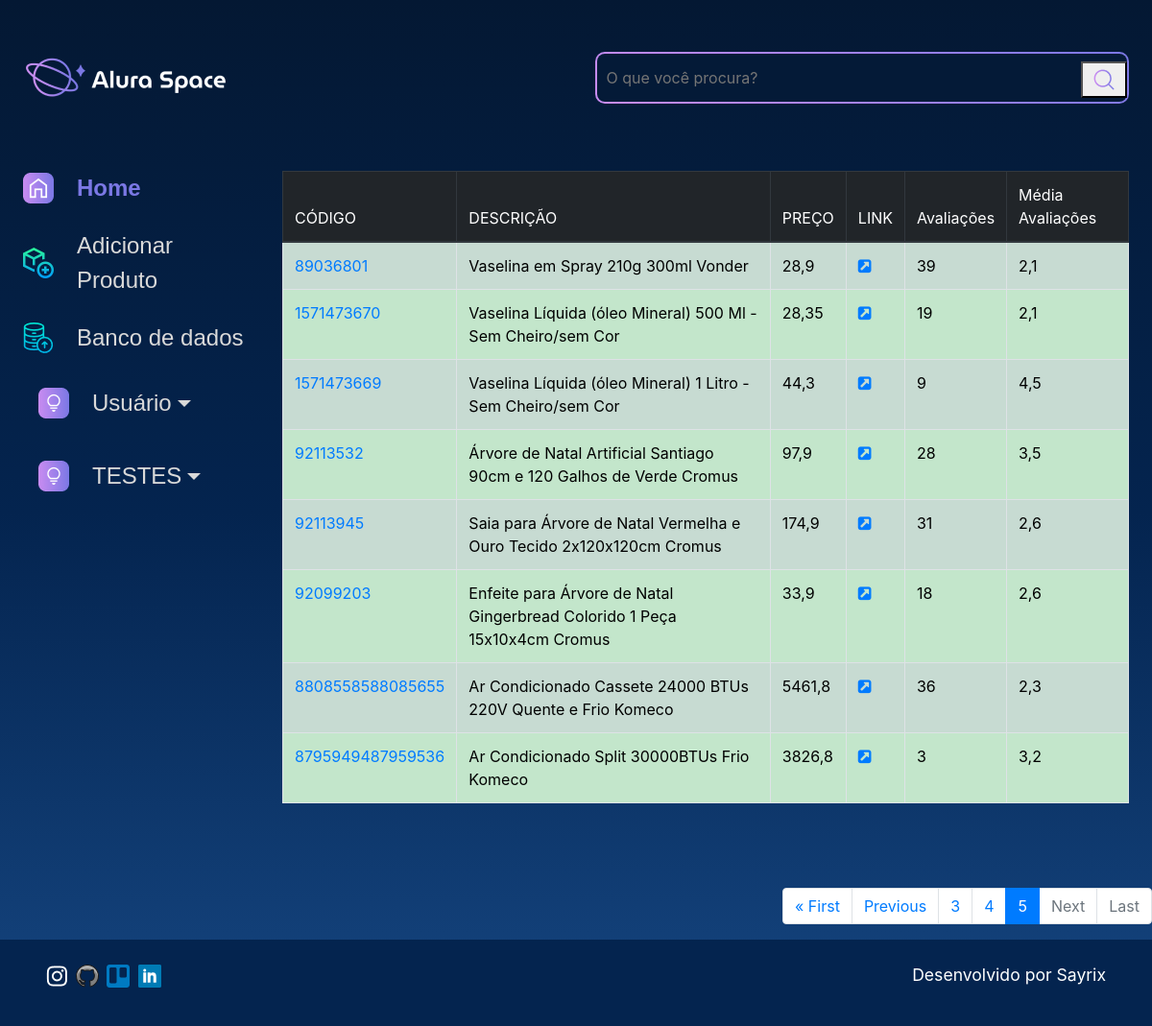
Page /dados?page=5 on the earlier database version.
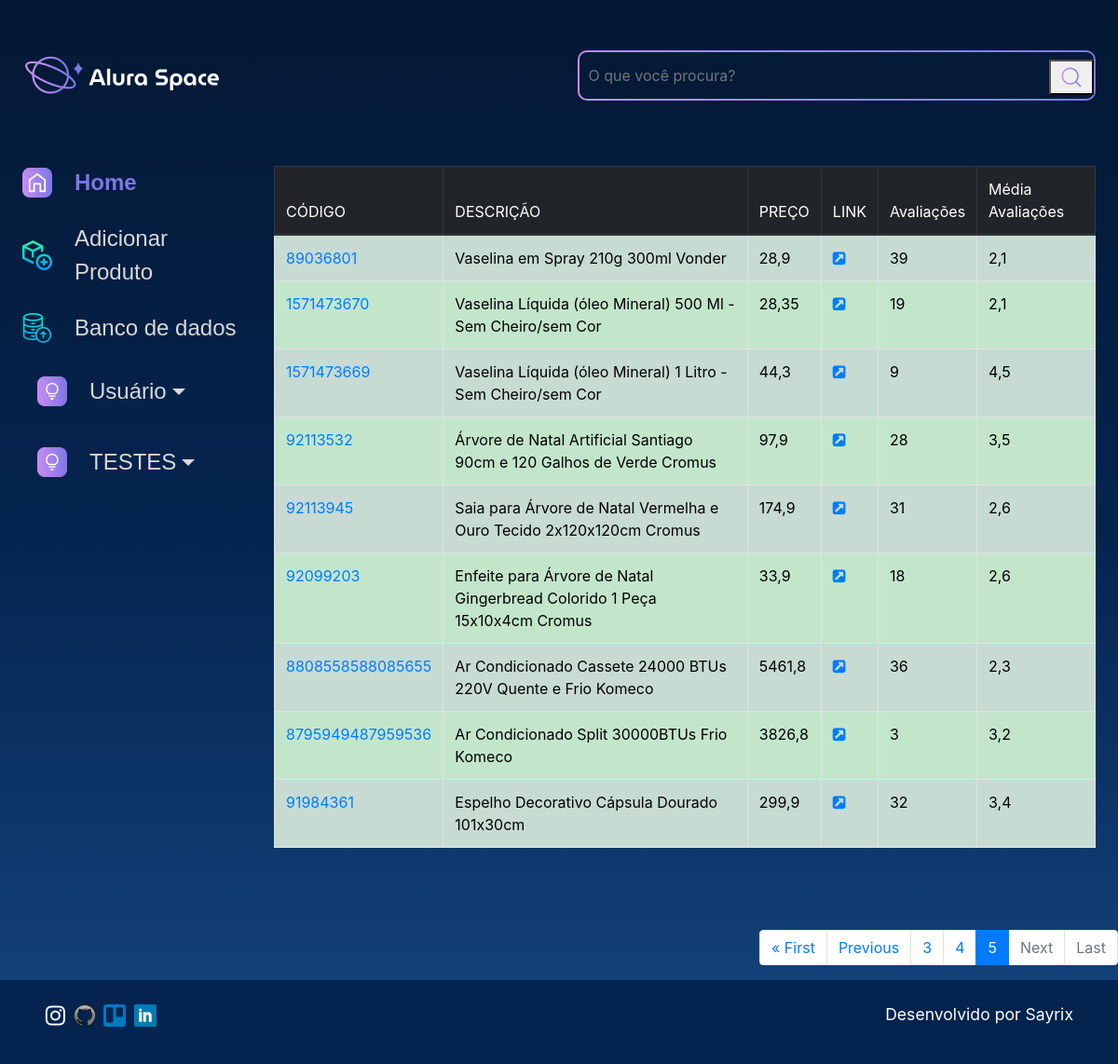
Same page on the later database version.
### produtos/models.py (models this page shows, shortened)
class Produto(models.Model):
    lm = models.CharField(max_length=20, primary_key=True, null=False, blank=False)
    titulo = models.CharField(max_length=130, null=False, blank=False)
    preco = models.FloatField(max_length=10, null=False, blank=False)
    link = models.CharField(max_length=250, null=False, blank=False)
    avaliacoes = models.IntegerField(null=False, blank=False)
    media_avaliacoes = models.FloatField(max_length=4, null=False, blank=False)
    data_produto = models.DateTimeField(default=datetime.now, blank=False)
    foto = models.ImageField(blank=True)
    info_produto = models.CharField(max_length=1000, null=False, blank=False)
    usuario = models.ForeignKey(
        to=User,
        on_delete=models.SET_NULL,
        null=True,
        blank=False,
        related_name="user",
    )

### produtos/views.py (the view)
# urls.py: path('dados', dados, name='dados'),
def dados(request):
    dados = Produto.objects.all()
    p = Paginator(Produto.objects.all(), 10)
    page = request.GET.get('page')
    dados_organizados = p.get_page(page)
    nums = "i" * dados_organizados.paginator.num_pages
    return render(request, 'produtos/dados.html', {'dados': dados, 'dados_organizados': dados_organizados, 'nums': nums})

### templates/produtos/dados.html (shortened to what this page needs)
{% extends 'produtos/base.html' %}
{% load static %}
{% block content %}
        <section>
            <table class="table table-striped table-bordered table-hover">
                <thead class="thead-dark">
                    <tr>
                        <th scope="col">CÓDIGO</th>
                        <th scope="col">DESCRIÇÃO</th>
                        <th scope="col">PREÇO</th>
                        <th scope="col">LINK</th>
                        <th scope="col">Avaliações</th>
                        <th scope="col">Média Avaliações</th>
                    </tr>
                </thead>
                <tbody>
                    {% if dados %}
                    {% for dado in dados_organizados %}
                    <tr class="table-success">
                        <td><a href="{% url 'detalhe_produto' %}?lm={{ dado.lm}}&titulo={{dado.titulo}}&foto={{dado.foto}}" target="_blank">{{ dado.lm }}</a></td>
                        <td>{{ dado.titulo }}</td>
                        <td>{{ dado.preco }}</td>
                        <td><a href="{{ dado.link }}" target="_blank"><i class="fa fa-external-link-square" aria-hidden="true"></i></a></td>
                        <td>{{ dado.avaliacoes }}</td>
                        <td>{{ dado.media_avaliacoes }}</td>
                    </tr>
                    {% endfor %}
                    {%endif%}
                </tbody>
            </table>
        </section>
    </div>
    <br/></br/>
    <nav aria-label="Page navigation example">
        <ul class="pagination justify-content-end">
            {% if dados_organizados.has_previous %}
                <li class="page-item"><a class="page-link" href="?page=1">&laquo First</a></li>
                <li class="page-item"><a class="page-link" href="?page={{dados_organizados.previous_page_number}}">Previous</a></li>
            {% elif not dados_organizados.has_previous %}
                <li class="page-item disabled"><a class="page-link" href="">First</a></li>
                <li class="page-item disabled"><a class="page-link" href="">Previous</a></li>
            {% endif %}
            {% for n in dados_organizados.paginator.page_range %}
                {% if dados_organizados.number == n %}
                    <li class="page-item active">
                    <span class="page-link">{{ n }}</span>
                    </li>
                {% elif n > dados_organizados.number|add:'-3' and n < dados_organizados.number|add:'3' %}
                    <li class="page-item"><a class="page-link" href="?page={{ n }}">{{ n }}</a></li>
                {% endif %}
            {% endfor %}
            {% if dados_organizados.has_next %}
                <li class="page-item"><a class="page-link" href="?page={{ dados_organizados.next_page_number}}"> Next</a></li>
                <li class="page-item"><a class="page-link" href="?page={{ dados_organizados.paginator.num_pages}}"> Last &raquo </a></li>
                {% elif not dados_organizados.has_next %}
                    <li class="page-item disabled"><a class="page-link" href="">Next</a></li>
                    <li class="page-item disabled"><a class="page-link" href="">Last</a></li>
            {% endif %}
        </ul>
    </nav>
{% endblock %}

### templates/produtos/base.html (shortened to what this page needs)
{% load static %}
{% include 'partials/_content.html' %}
<body>
    {% include 'partials/_header.html' %}
    {% include 'partials/_menu.html' %}
    {% block content %}
    {% endblock %}
</body>
{% include 'partials/_footer.html' %}

### templates/partials/_content.html (shortened to what this page needs)
{% load static %}
<!DOCTYPE html>
<html lang="pt-br">
    <head>
        <link href="https://cdn.jsdelivr.net/npm/bootstrap@5.3.2/dist/css/bootstrap.min.css" rel="stylesheet">
        <link rel="stylesheet" href="https://cdnjs.cloudflare.com/ajax/libs/font-awesome/4.7.0/css/font-awesome.min.css">
        <link rel="stylesheet" href="{% static '/styles/style.css' %}">
        <link rel="stylesheet" href="https://cdn.jsdelivr.net/npm/bootstrap@4.0.0/dist/css/bootstrap.min.css">
    </head>
</html>

### templates/partials/_header.html (shortened to what this page needs)
{% load static %}
<div class="pagina-inicial">
    <header class="cabecalho">
        <a href="{% url 'index' %}"><img src="{% static '/assets/logo/logo(2).png' %}" alt="Logo da Alura Space" /></a>
        <div class="cabecalho__busca">
            <div class="busca__fundo">
                <form action="{% url 'buscar' %}">
                    <input class="busca__input" type="text" name="buscar" placeholder="O que você procura?">
                    <button type="submit">
                        <img class="busca__icone" src="{% static '/assets/ícones/1x/search.png' %}" alt="ícone de search">
                    </button>
                </form>
            </div>
        </div>
    </header>

### templates/partials/_menu.html (shortened to what this page needs)
{% load static %}
<main class="principal">
        <section class="menu-lateral">
            <nav class="menu-lateral__navegacao">
                <a href="{% url 'index' %}"><img src="{% static '/assets/ícones/1x/Home - ativo.png' %}"> Home</a>
                <a href="{% url 'lista' %}"><img src="{% static '/assets/ícones/1x/adicionar.png' %}"> Adicionar Produto</a>
                <a href="{% url 'dados' %}"><img src="{% static '/assets/ícones/1x/bancos-de-dados.png' %}"> Banco de dados</a>
                <a class="nav-link dropdown-toggle" href="#" role="button" data-bs-toggle="dropdown" aria-expanded="false"><img src="{% static '/assets/ícones/1x/Surpreenda-me - ativo.png' %}"> Usuário</a>
                <a class="nav-link dropdown-toggle" href="#" role="button" data-bs-toggle="dropdown" aria-expanded="false"><img src="{% static '/assets/ícones/1x/Surpreenda-me - ativo.png' %}"> TESTES</a>
            </nav>
        </section>

### templates/partials/_footer.html
{% load static %}
<footer class="rodape">
    <div class="rodape__icones">
        <a href="https://www.instagram.com/emerson_vicosa/?hl=pt-br" target=”_blank” >
            <img src="{% static '/assets/ícones/1x/instagram.png' %}" alt="ícone Instagram">
        </a>
        <a href="https://github.com/Emerson018" target=”_blank” >
            <img src="{% static '/assets/ícones/1x/github.png' %}" alt="ícone Github">
        </a>
        <a href="https://trello.com/b/AsODQbOx/leroy-projeto" target=”_blank” >
            <img src="{% static '/assets/ícones/1x/trello.png' %}" alt="ícone Trello">
        </a>
        <a href="https://www.linkedin.com/in/emerson-vi%C3%A7osa-de-lima-1b51041ba/" target=”_blank” >
            <img src="{% static '/assets/ícones/1x/linkedin.png' %}" alt="ícone Linkedin">
        </a>
    </div>
    <p class="rodape__texto">Desenvolvido por Sayrix</p>
</footer>

### setup/static/styles/style.css (style rules this page uses)
html, body, div, span, applet, object, iframe, h1, h2, h3, h4, h5, h6, p, blockquote, pre, a, abbr, acronym, address, big, cite, code, del, dfn, em, img, ins, kbd, q, s, samp, small, strike, strong, sub, sup, tt, var, b, u, i, center, dl, dt, dd, ol, ul, li, fieldset, form, label, legend, table, caption, tbody, tfoot, thead, tr, th, td, article, aside, canvas, details, embed, figure, figcaption, footer, header, hgroup, menu, nav, output, ruby, section, summary, time, mark, audio, video { margin: 0; padding: 0; border: 0; font-size: 100%; font: inherit; vertical-align: baseline; }
article, aside, details, figcaption, figure, footer, header, hgroup, menu, nav, section { display: block; }
body { line-height: 1; font-family: 'Space Grotesk', sans-serif; min-height: 100vh; background: linear-gradient(#041833,#04244F,#154580); background-repeat: no-repeat; background-position: center; background-size: cover; }
ol, ul { list-style: none; }
table { border-collapse: collapse; border-spacing: 0; }
.cabecalho { align-items: center; display: flex; justify-content: space-between; margin: 1.5rem 0 4rem 0; }
.cabecalho__busca { align-items: center; border-radius: 10px; background: linear-gradient(45deg, #C98CF1,#7B78E5); display: flex; height: auto; justify-content: space-between; padding: 2px; width: auto; }
.busca__fundo { align-items: center; background-color: #041A37; border-radius: 8px; display: flex; margin: 0 auto; width: 100%; }
.busca__input { align-items: center; background-color: transparent; border: none; font-size: 1rem; height: 50px; padding: 10px; width: 500px; }
.busca__icone { cursor: pointer; width: 2rem; height: 2rem; }
.menu-lateral { padding-right: 1.5rem; box-sizing: border-box; min-width: 270px; }
.menu-lateral__navegacao { display: flex; flex-direction: column; }
.menu-lateral__navegacao a { font-family: 'Space Grotesk', sans-serif; align-items: center; display: flex; margin-bottom: 1.5rem; text-decoration: none; color: #D9D9D9; font-size: 24px; }
.menu-lateral__navegacao a:first-child { font-weight: bold; color: #7B78E5; }
.menu-lateral__navegacao img { margin-right: 1.5rem; }
.pagina-inicial { max-width: 1440px; padding: 1.5rem; margin: 0 auto; }
.principal { display: flex; }
.rodape { background-color: #04244F; width: 100%; padding: 1.5rem 3rem; box-sizing: border-box; display: flex; justify-content: space-between; color: #FFFFFF; }
.rodape__icones { width: 120px; display: flex; justify-content: space-between; }
.rodape__texto { font-size: 1.1rem; }

Differences in the rows shown:
added Produto: lm "91984361", titulo "Espelho Decorativo Cápsula Dourado 101x30cm", preco "299,9", avaliacoes "32", media_avaliacoes "3,4"
